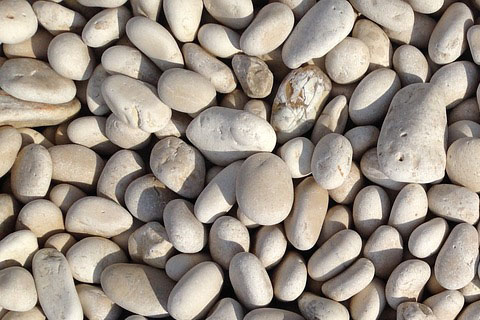
//> input picture part4/lbp/pebbles-1.jpg, 480 x 320 px
$ ./main   (built with g++ and OpenCV 4)
//> lines starting //> are read from the running program, lines starting //| are printed output that depends on the picture; after the words box and inside, x2 and y2 are one past the last pixel; in counts of white or black regions, pixels touching at a corner belong together
#pragma warning(disable: 4819)

#include "opencv2/opencv.hpp"
#include <iostream>

using namespace cv;
using namespace std;

void calcLBP(const Mat& src, Mat& dst)
{
	if (src.empty())
		return;

	dst = Mat::zeros(src.rows - 2, src.cols - 2, CV_8U);

	for (int j = 1; j < src.rows - 1; j++) {
		for (int i = 1; i < src.cols - 1; i++) {
			uchar value = 0;
			uchar c = src.at<uchar>(j, i);

			value |= (src.at<uchar>(j - 1, i - 1) >= c) << 7;
			value |= (src.at<uchar>(j - 1, i) >= c) << 6;
			value |= (src.at<uchar>(j - 1, i + 1) >= c) << 5;
			value |= (src.at<uchar>(j, i + 1) >= c) << 4;
			value |= (src.at<uchar>(j + 1, i + 1) >= c) << 3;
			value |= (src.at<uchar>(j + 1, i) >= c) << 2;
			value |= (src.at<uchar>(j + 1, i - 1) >= c) << 1;
			value |= (src.at<uchar>(j, i - 1) >= c);

			dst.at<uchar>(j - 1, i - 1) = value;
		}
	}
}

Mat calcGrayHist(const Mat& img)
{
	CV_Assert(img.type() == CV_8U);

	Mat hist;
	int channels[] = { 0 };
	int dims = 1;
	const int histSize[] = { 256 };
	float graylevel[] = { 0, 256 };
	const float* ranges[] = { graylevel };

	calcHist(&img, 1, channels, noArray(), hist, dims, histSize, ranges, true);

	return hist;
}

Mat histImage(const Mat& hist)
{
	CV_Assert(!hist.empty());
	CV_Assert(hist.type() == CV_32F);

	double histMax = 0.;
	minMaxLoc(hist, 0, &histMax);

	Mat imgHist(100, 256, CV_8U, Scalar(255));
	for (int i = 0; i < 256; i++) {
		line(imgHist, Point(i, 100),
			Point(i, 100 - cvRound(hist.at<float>(i) * 100 / histMax)), Scalar(0));
	}

	return imgHist;
}

int main(int argc, char* argv[])
{
	Mat src1;

	if (argc < 2 )
		src1 = imread("pebbles-1.jpg", IMREAD_COLOR);
//> src1 is the input picture: 320 rows x 480 cols, CV_8UC3; mean B, G, R 134.6, 146, 156.6
	else
		src1 = imread(argv[1], IMREAD_COLOR);

	if (src1.empty()) {
		cerr << "Image load failed!" << endl;
		return -1;
	}

	Mat gray1, lbp1, hist1;
	cvtColor(src1, gray1, COLOR_BGR2GRAY);
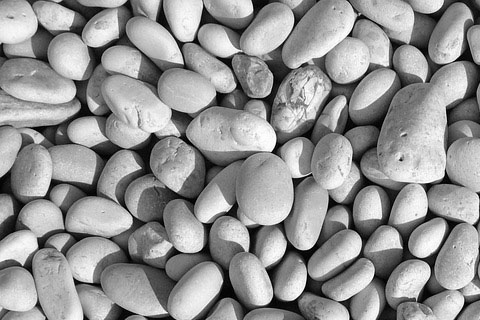
//> gray1: 320 rows x 480 cols, CV_8UC1; min 0, max 254, mean 147.9
	calcLBP(gray1, lbp1);
//> after the loop in calcLBP, `for (int j = 1; j < src.rows - 1; j++)`:
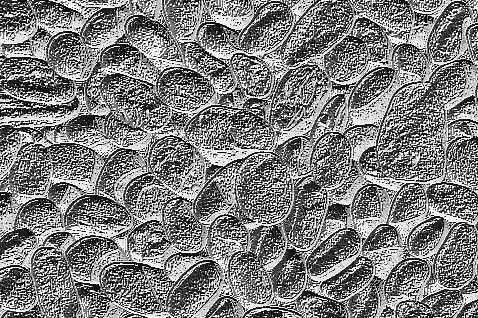
//> dst: 318 rows x 478 cols, CV_8UC1; min 0, max 255, mean 125.6
	hist1 = calcGrayHist(lbp1);
//> in calcGrayHist, `calcHist(&img, 1, channels, noArray(), hist, dims, histSize, ranges, t..`: hist = 256 values, max 10423 at index 255, min 7 at index 170, mean 593.8
//> hist1 has the same summary as hist in calcGrayHist

	imshow("src1", src1);
//	imshow("lbp1", lbp1);
	imshow("hist1", histImage(hist1));
//> in histImage, `minMaxLoc(hist, 0, &histMax);`: histMax = 10423
//> after the loop in histImage, `for (int i = 0; i < 256; i++)`:
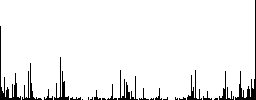
//> imgHist: 100 rows x 256 cols, CV_8UC1; 94.3% white; 23 black regions (9 under 20 px), largest, box (x1, y1, x2, y2) and area: (235, 0, 256, 100) 292, (0, 26, 21, 100) 259, (118, 70, 138, 100) 159

	vector<String> files = { "board-1.jpg", "board-2.jpg", "board-3.jpg", "board-4.jpg",
		"leaf-1.jpg", "leaf-2.jpg",
		"pebbles-1.jpg", "pebbles-2.jpg", "pebbles-3.jpg", "pebbles-4.jpg" };

	for (String filename : files) {
		//cout << "Loading " << filename << "..." << endl;

		Mat src2 = imread(filename, IMREAD_COLOR);
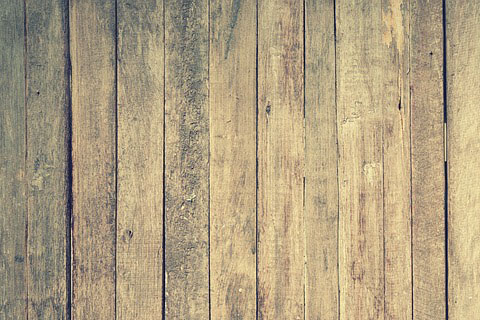
//> input picture part4/lbp/board-1.jpg, 480 x 320 px
//> src2 is the input picture: 320 rows x 480 cols, CV_8UC3; mean B, G, R 130.1, 160, 176.1
		if (src2.empty()) {
			cerr << "Image load failed!" << endl;
			return -1;
		}

		Mat gray2, lbp2, hist2;
		cvtColor(src2, gray2, COLOR_BGR2GRAY);
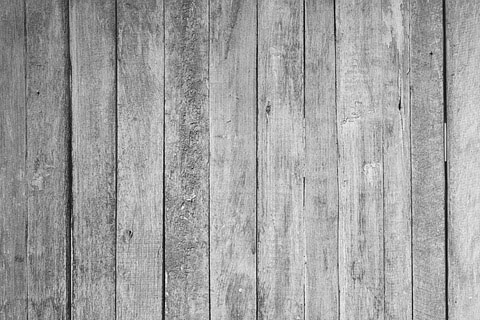
//> gray2: 320 rows x 480 cols, CV_8UC1; min 0, max 250, mean 161.4
		calcLBP(gray2, lbp2);
//> after the loop in calcLBP (call 2), `for (int j = 1; j < src.rows - 1; j++)`:
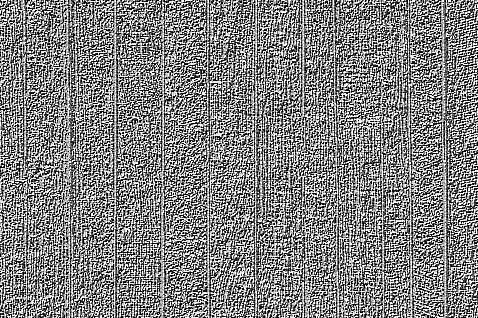
//> dst: 318 rows x 478 cols, CV_8UC1; min 0, max 255, mean 130.1
		hist2 = calcGrayHist(lbp2);
//> hist2 = 256 values, max 14353 at index 255, min 2 at index 170, mean 593.8

		double dist = compareHist(hist1, hist2, HISTCMP_CHISQR_ALT);
//> dist = 61853.8
		cout << "Histogram distance with " << filename << ": " << dist << endl;
//| Histogram distance with board-1.jpg: 61853.8

		imshow("src2", src2);
		imshow("hist2", histImage(hist2));
//> in histImage (call 2), `minMaxLoc(hist, 0, &histMax);`: histMax = 14353
//> after the loop in histImage (call 2), `for (int i = 0; i < 256; i++)`:
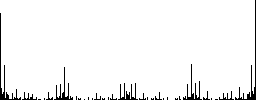
//> imgHist: 100 rows x 256 cols, CV_8UC1; 95.9% white; black in thin lines or dots

		waitKey(0);
	}
//> pass 2 of the loop `for (String filename : files)`:
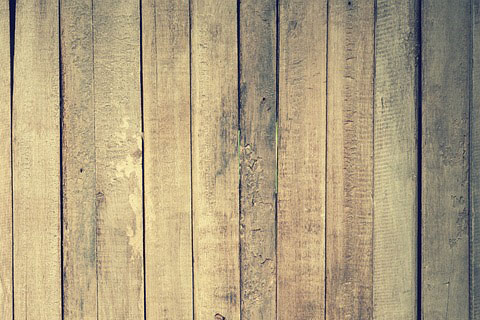
//> input picture part4/lbp/board-2.jpg, 480 x 320 px
//> src2 is the input picture: 320 rows x 480 cols, CV_8UC3; mean B, G, R 129, 159.9, 175.3
//> filename = "board-2.jpg"
//> after the loop in calcLBP (call 3), `for (int j = 1; j < src.rows - 1; j++)`:
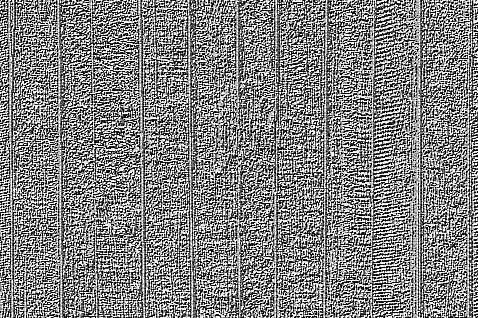
//> dst: 318 rows x 478 cols, CV_8UC1; min 0, max 255, mean 130.7
//> hist2 = 256 values, max 14306 at index 255, min 3 at index 170, mean 593.8
//> dist = 46988.6
//| Histogram distance with board-2.jpg: 46988.6
//> histMax = 14306
//> after the loop in histImage (call 3), `for (int i = 0; i < 256; i++)`:
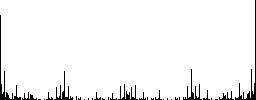
//> imgHist: 100 rows x 256 cols, CV_8UC1; 95.9% white; black in thin lines or dots
//> pass 3 of the loop `for (String filename : files)`:
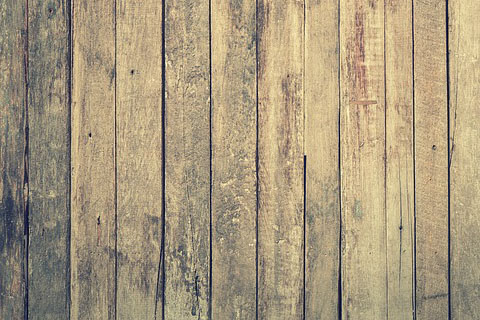
//> input picture part4/lbp/board-3.jpg, 480 x 320 px
//> src2 is the input picture: 320 rows x 480 cols, CV_8UC3; mean B, G, R 126.2, 153.6, 168.8
//> filename = "board-3.jpg"
//> after the loop in calcLBP (call 4), `for (int j = 1; j < src.rows - 1; j++)`:
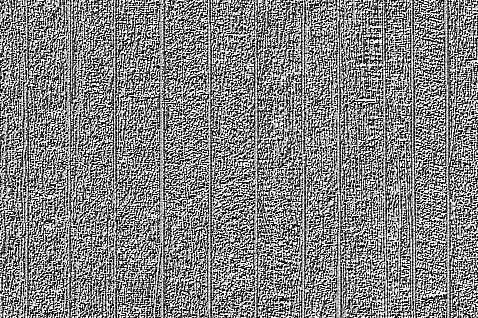
//> dst: 318 rows x 478 cols, CV_8UC1; min 0, max 255, mean 131.3
//> hist2 = 256 values, max 14121 at index 255, min 12 at index 170, mean 593.8
//> dist = 58416.5
//| Histogram distance with board-3.jpg: 58416.5
//> histMax = 14121
//> after the loop in histImage (call 4), `for (int i = 0; i < 256; i++)`:
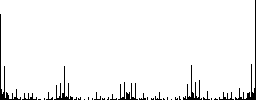
//> imgHist: 100 rows x 256 cols, CV_8UC1; 95.9% white; black in thin lines or dots
//> the loop made 6 passes; the first 3 are shown
//> (the run ends here: the program exits with an error code, at `return -1;`)
